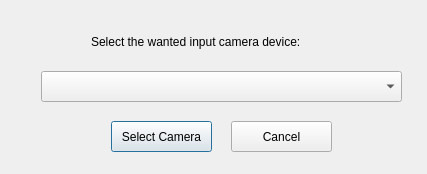
<?xml version="1.0" encoding="UTF-8"?>
<ui version="4.0">
 <class>Dialog</class>
 <widget class="QDialog" name="Dialog">
  <property name="geometry">
   <rect>
    <x>0</x>
    <y>0</y>
    <width>427</width>
    <height>174</height>
   </rect>
  </property>
  <property name="windowTitle">
   <string>Dialog</string>
  </property>
  <property name="modal">
   <bool>false</bool>
  </property>
  <layout class="QGridLayout" name="gridLayout">
   <item row="0" column="1">
    <widget class="QStackedWidget" name="stackedWidget">
     <property name="currentIndex">
      <number>1</number>
     </property>
     <widget class="QWidget" name="page_2">
      <layout class="QGridLayout" name="gridLayout_2">
       <item row="1" column="1">
        <widget class="QLabel" name="loadingLabel">
         <property name="text">
          <string>TextLabel</string>
         </property>
         <property name="scaledContents">
          <bool>true</bool>
         </property>
        </widget>
       </item>
       <item row="1" column="2">
        <spacer name="horizontalSpacer_2">
         <property name="orientation">
          <enum>Qt::Horizontal</enum>
         </property>
         <property name="sizeType">
          <enum>QSizePolicy::Fixed</enum>
         </property>
         <property name="sizeHint" stdset="0">
          <size>
           <width>100</width>
           <height>20</height>
          </size>
         </property>
        </spacer>
       </item>
       <item row="1" column="0">
        <spacer name="horizontalSpacer">
         <property name="orientation">
          <enum>Qt::Horizontal</enum>
         </property>
         <property name="sizeType">
          <enum>QSizePolicy::Fixed</enum>
         </property>
         <property name="sizeHint" stdset="0">
          <size>
           <width>100</width>
           <height>20</height>
          </size>
         </property>
        </spacer>
       </item>
       <item row="0" column="0" colspan="3">
        <widget class="QLabel" name="label">
         <property name="sizePolicy">
          <sizepolicy hsizetype="Preferred" vsizetype="Fixed">
           <horstretch>0</horstretch>
           <verstretch>0</verstretch>
          </sizepolicy>
         </property>
         <property name="minimumSize">
          <size>
           <width>0</width>
           <height>0</height>
          </size>
         </property>
         <property name="font">
          <font>
           <pointsize>10</pointsize>
          </font>
         </property>
         <property name="text">
          <string>Please wait for program to detect all camera devices...</string>
         </property>
         <property name="alignment">
          <set>Qt::AlignCenter</set>
         </property>
        </widget>
       </item>
      </layout>
     </widget>
     <widget class="QWidget" name="page">
      <widget class="QComboBox" name="cameraDevicesComboBox">
       <property name="geometry">
        <rect>
         <x>30</x>
         <y>60</y>
         <width>361</width>
         <height>31</height>
        </rect>
       </property>
      </widget>
      <widget class="QLabel" name="label_2">
       <property name="geometry">
        <rect>
         <x>80</x>
         <y>20</y>
         <width>271</width>
         <height>21</height>
        </rect>
       </property>
       <property name="font">
        <font>
         <pointsize>9</pointsize>
        </font>
       </property>
       <property name="text">
        <string>Select the wanted input camera device:</string>
       </property>
      </widget>
      <widget class="QPushButton" name="selectCameraButton">
       <property name="geometry">
        <rect>
         <x>100</x>
         <y>110</y>
         <width>101</width>
         <height>31</height>
        </rect>
       </property>
       <property name="text">
        <string>Select Camera</string>
       </property>
      </widget>
      <widget class="QPushButton" name="cancelButton">
       <property name="geometry">
        <rect>
         <x>220</x>
         <y>110</y>
         <width>101</width>
         <height>31</height>
        </rect>
       </property>
       <property name="text">
        <string>Cancel</string>
       </property>
      </widget>
     </widget>
    </widget>
   </item>
  </layout>
 </widget>
 <resources/>
 <connections/>
</ui>
